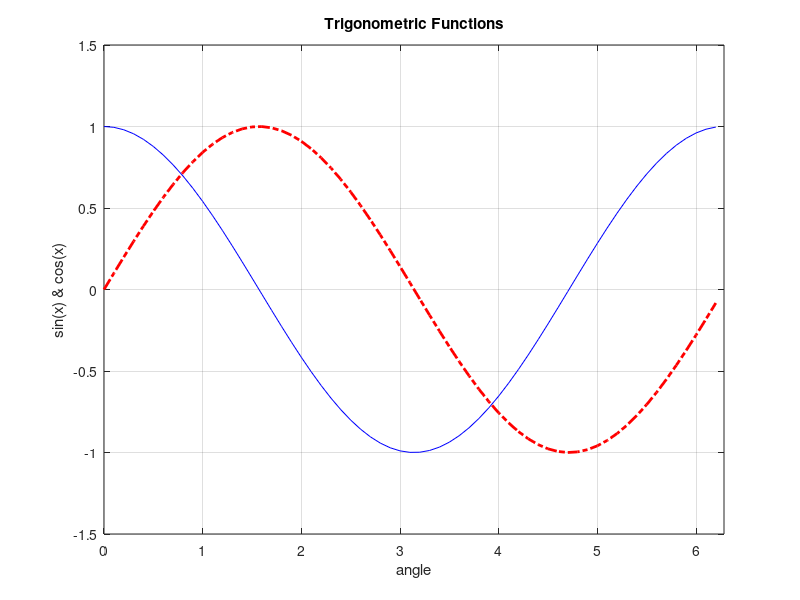

Write the MATLAB code that produced this figure. (Note: this script raises an error after producing the figure.)
function graphs()
    line_plot();
    stock_plot();
    scatter_plot();
    datetime_plot();
    implicit_function_plot();
    function_plot();
    line_plot_3d();
    function_plot_3d();
    logspace_plot();
    semilogy_plot();
    vertical_bar_plot();
    vertical_stack_bar_plot();
end

function line_plot()
    x = 0.0 : 0.1 : 2.0 * pi;
    y1 = cos(x);
    y2 = sin(x);
    
    figure;
    plot(x, y1, 'b', x, y2, 'r-.', 'LineWidth', 2);
    grid on;
    axis([0 2.0 * pi -1.5 1.5]);
    title('Trigonometric Functions');
    xlabel('angle');
    ylabel('sin(x) & cos(x)');
end

function stock_plot()
    t1 = datetime(2018, 1, 1, 8, 0, 0);
    t2 = datetime(2020, 1, 1, 8, 0, 0);
    t = t1 : t2;
    rd = rand(length(t), 2) .* 100.0;
    series = [{'随便'}, {'不知道'}];
    
    figure;
    plot(t, rd);
    datetick('x');
    xlabel('Date');
    ylabel('Index Value');
    title('Relative Daily Index Closings');
    legend(series, 'Location', 'northwest');
end

function scatter_plot()
    x = 0.0 : 0.1 : 2.0 * pi;
    y1 = sin(x) + rand() * 2.0;
    y2 = cos(x) + rand() * 2.0;
    figure;
    plot(x, y1, 'bo');
    hold on;
    plot(x, y2, 'r+');
    axis([0 2.0 * pi -5.0 5.0]);
    title('RV plot');
    xlabel('It doesn''t matter');
    ylabel('I dunno');
    series = [{'dunno'}, {'doesn''t matter'}];
    legend(series, 'Location', 'northeast');
end

function datetime_plot()
    t1 = datetime(2020, 7, 2, 8, 0, 0);
    t2 = datetime(2020, 9, 5, 8, 0, 0);
    t = t1 : t2;
    rd1 = sin(datenum(t)) + rand() * 2.0;
    figure;
    plot(t, rd1);
    limits = [t1, t2];
    xlim(limits);
    ax = gca;
    ax.XAxis.TickLabelFormat = 'MMMM dd';
    ax.XAxis.TickLabelRotation = 40;
    xlabel('date');
    ylabel('dunno');
    title('Random Heat Map');
end

function implicit_function_plot()
    figure;
    fimplicit(@(x, y) (x .^ 2.0 + y .^ 2.0) .^ 2.0 - x .^ 2.0 + y .^ 2.0, [-1.1 1.1 -1.1 1.1]);
    colormap([0 0 1]);
    title('Lemniscate Function');
end

function function_plot()
    figure;
    fplot(@(x) x .^ 2 .* (3.0 - 2.0 .* x), [-1.0 1.0], 'r', 'LineWidth', 2);
    xlabel('x');
    ylabel('y');
    title('Smoothstep Function');
end

function line_plot_3d()
    x = 0.0 : 0.1 : 2.0 * pi;
    y = [
        x;
        1.5 * x;
        2.0 * x;
        2.5 * x;
        3.0 * x;
        3.5 * x;
        4.0 * x;
    ];
    z = sin(x) + cos(y);
    figure;
    plot3(x, y, z);
    box on;
    axis([0.0 2.0 * pi 0.0 2.0 * pi -10.0 10.0]);
end

function function_plot_3d()
    figure;
    fplot3(@cos, @sin, @(t) sin(5.0 * t), [-pi, pi]);
    xlabel('x');
    ylabel('y');
    zlabel('z');
    title('Rotation thing yay');
end

function logspace_plot()
    zeta = [0.01 0.02 0.05 0.1 0.2 0.5 1.0];
    colors = ['r' 'g' 'b' 'c' 'm' 'y' 'k'];
    w = logspace(-1, 1, 1000);
    figure;    
    for i = 1 : 7
        a = w .^ 2.0 - 1.0;
        b = 2.0 * w * zeta(i);
        gain = sqrt(1.0 ./ (a .^ 2.0 + b .^ 2.0));
        loglog(w, gain, 'Color', colors(i), 'LineWidth', 2);
        hold on;
    end
    axis([0.1 10 0.01 100]);
    title('Fancy graphs');
end

function semilogy_plot()
    eb = 0 : 5;
    ser = [0.1447 0.1112 0.0722 0.0438 0.0243 0.0122];
    ber = [0.0753 0.0574 0.0370 0.0222 0.0122 0.0061];
    figure;
    semilogy(eb, ser, 'bo-');
    hold on;
    semilogy(eb, ber, 'r^-');
    title('Performance of Baseband QPSK');
    xlabel('EbNo (db)');
    ylabel('SER and BER');
    legend('SER', 'BER', 'Location', 'best');
end

function vertical_bar_plot()
    a = randi(10, 1, 10);
    b = randi(10, 1, 10);
    c = randi(10, 1, 10);
    figure;
    bar(1 : 10, [a' b' c'], 1);
    axis([0 11 0 10]);
    legend('Unimportant', 'Nope', 'Whatever', 'Location', 'best');
end

function vertical_stack_bar_plot()
    a = randi(10, 1, 10)';
    b = randi(10, 1, 10)';
    c = randi(10, 1, 10)';
    figure;
    disp(c);
    bar(1 : 10, [a b c], 0.5, 'stacked');
    axis([0 11 0 40]);
    legend('Unimportant', 'Nope', 'Whatever', 'Location', 'best');
end

